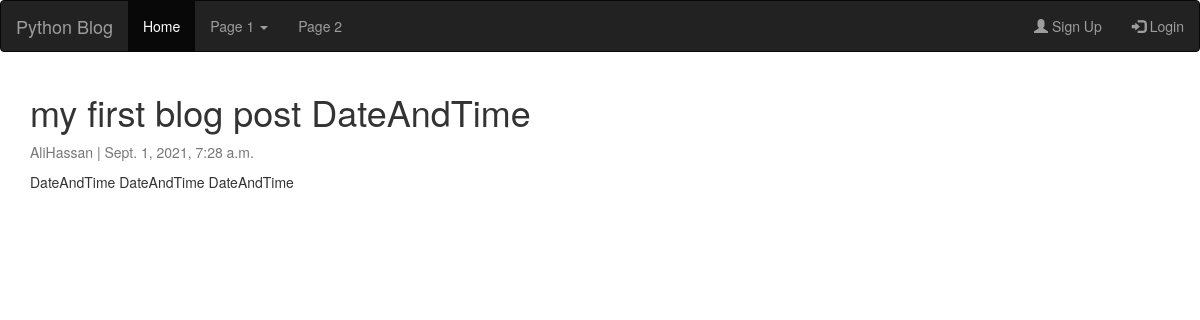
/detail/1, run on the app's committed database.
### blog/models.py (models this page shows)
class Blog_model(models.Model):
    author = models.ForeignKey(User, on_delete=models.CASCADE)
    title = models.CharField(max_length=500)
    body = models.TextField()
    DateAndTime = models.DateTimeField(auto_now_add=True)

### blog/views.py (the view)
# urls.py: path("detail/<int:id>",views.PostDetail,name="detail"),
def PostDetail(request,id):
    post = Blog_model.objects.get(pk=id)
    return render(request,"blog/detail.html", {'post':post})

### blog/templates/blog/detail.html (shortened to what this page needs)
{% extends "base.html" %}
{% block content %}
<div class="container ct-u-paddingTop40 ct-u-paddingBottom100">
    <div class="row">
      <div class="col-md-8 card mb-4  mt-3 left  top">
        <div class="card-body">
          <h1> {{ post.title }} </h1>
          <p class=" text-muted">{{ post.author }} | {{ post.DateAndTime}}</p>
          <p class="card-text ">{{ post.body | safe }}</p>
        </div>
        </div>
        </div>
        </div>
{% endblock content %}

### data on the page
Blog_model: title "my first blog post DateAndTime", author "AliHassan", DateAndTime "Sept. 1, 2021, 7:28 a.m.", body "DateAndTime DateAndTime DateAndTime"
